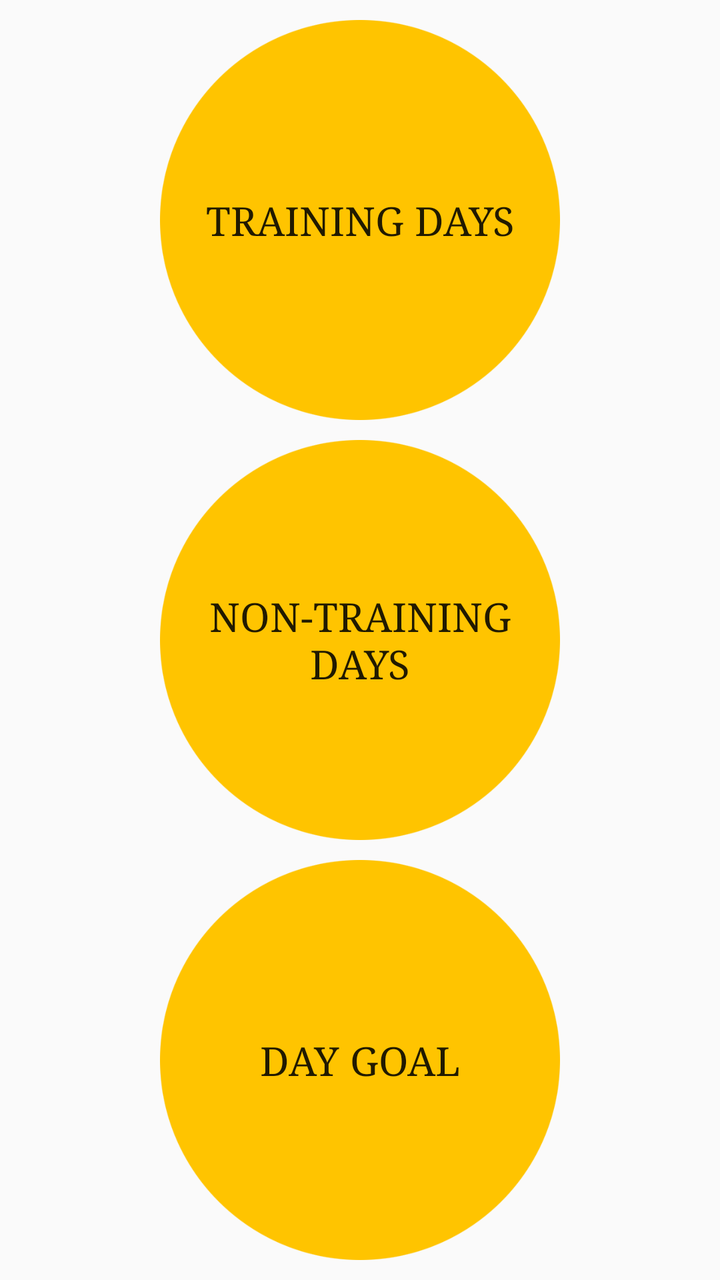
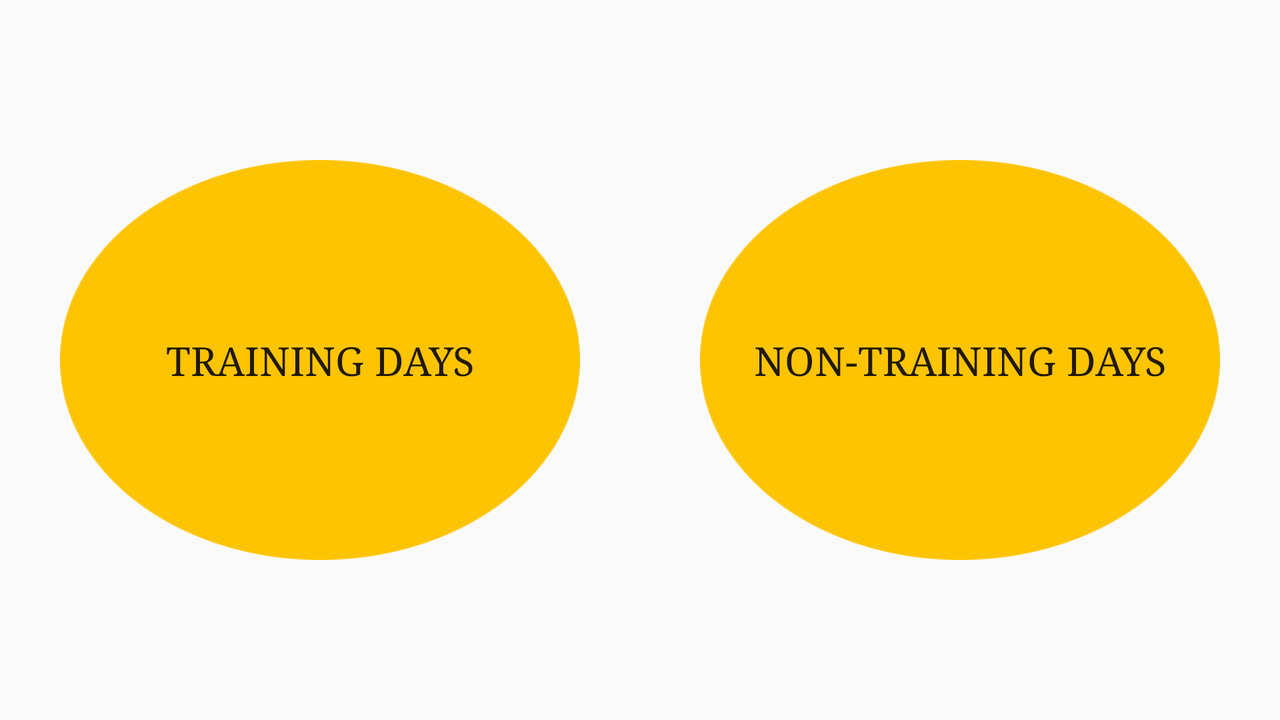

Compare how this app lays out the same screen by default and in its alternative resource folder. The renders come first, then the two layout files and the values they reference.
<!-- AndroidManifest.xml: application theme AppTheme -->
<!-- res/layout/screen_one_dayselection_fragment.xml -->
<?xml version="1.0" encoding="utf-8"?>
<LinearLayout xmlns:android="http://schemas.android.com/apk/res/android"
    android:layout_width="match_parent"
    android:layout_height="match_parent"
    android:layout_gravity="center"
    android:gravity="center"
    android:orientation="vertical">
<ScrollView
    android:layout_width="match_parent"
    android:layout_height="match_parent">
    <LinearLayout
        android:layout_width="match_parent"
        android:layout_height="match_parent"
        android:orientation="vertical">


        <Button
            android:id="@+id/training_days"
            android:layout_width="200dp"
            android:layout_height="200dp"
            android:layout_gravity="center"
            android:layout_marginBottom="5dp"
            android:layout_marginTop="10dp"
            android:layout_weight="1"
            android:background="@drawable/yelloback"
            android:gravity="center"
            android:padding="15dp"
            android:text="Training Days"
            android:textSize="20dp" />
        
        
        <Button
            style="?android:attr/buttonStyleSmall"
            android:id="@+id/nontraining_days"
            android:layout_width="200dp"
            android:layout_height="200dp"
            android:layout_gravity="center"
            android:layout_marginBottom="5dp"
            android:layout_marginTop="5dp"
            android:layout_weight="1"
            android:background="@drawable/yelloback"
            android:gravity="center"
            android:padding="15dp"
            android:text="Non-Training Days"
            android:textSize="20dp" />
        <Button
            android:id="@+id/day_goal"
            android:layout_width="200dp"
            android:layout_height="200dp"
            android:layout_gravity="center"
            android:layout_marginBottom="10dp"
            android:layout_marginTop="5dp"
            android:layout_weight="1"
            android:background="@drawable/yelloback"
            android:gravity="center"
            android:padding="15dp"
            android:text="Day Goal"
            android:textSize="20dp" />
       
    </LinearLayout>

</ScrollView>
    
</LinearLayout>
<!-- resources referenced by this layout -->
<resources>
  <!-- drawable yelloback: png bitmap (drawable, 15133 bytes) -->
  <style name="AppTheme" parent="Theme.AppCompat.Light.DarkActionBar">
          
          <item name="colorPrimary">@color/colorPrimary</item>
          <item name="colorPrimaryDark">@color/colorPrimaryDark</item>
          <item name="colorAccent">@color/colorAccent</item>
          <item name="android:typeface">serif</item>
      </style>
  <color name="colorPrimary">#FFC300</color>
  <color name="colorPrimaryDark">#FFDF77</color>
  <color name="colorAccent">#000000</color>
</resources>
<!-- res/layout-land/screen_one_dayselection_fragment.xml (the author's variant of the layout above) -->
<!-- drawn on the phone turned sideways -->
<?xml version="1.0" encoding="utf-8"?>
<LinearLayout xmlns:android="http://schemas.android.com/apk/res/android"
    android:layout_width="match_parent"
    android:layout_height="match_parent"
    android:layout_gravity="center"
    android:gravity="center"
    android:orientation="vertical">
<ScrollView
    android:layout_width="match_parent"
    android:layout_height="match_parent">
    <LinearLayout
        android:layout_gravity="center"
        android:layout_width="match_parent"
        android:layout_height="match_parent"
        android:orientation="horizontal">


        <Button
            android:id="@+id/training_days"
            android:layout_width="100dp"
            android:layout_height="200dp"
            android:layout_gravity="center"
            android:layout_weight="1"
            android:layout_margin="30dp"
            android:background="@drawable/yelloback"
            android:gravity="center"
            android:padding="15dp"
            android:text="Training Days"
            android:textSize="20dp" />
        
        
        <Button
            android:layout_margin="30dp"
            style="?android:attr/buttonStyleSmall"
            android:id="@+id/nontraining_days"
            android:layout_width="100dp"
            android:layout_height="200dp"
            android:layout_gravity="center"
            android:layout_weight="1"
            android:background="@drawable/yelloback"
            android:gravity="center"
            android:padding="15dp"
            android:text="Non-Training Days"
            android:textSize="20dp" />
    </LinearLayout>
</ScrollView>
    
</LinearLayout>
